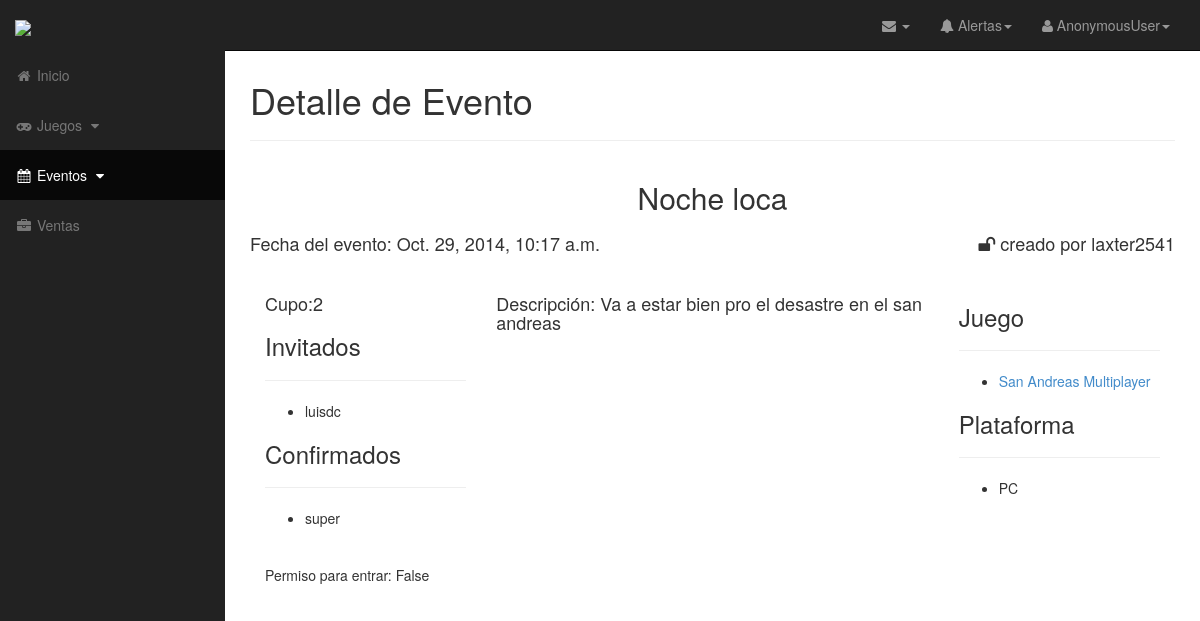
The app's page /evento/detail/1/ with its own data.
### eventosv/apps/evento/models.py (models this page shows, shortened)
class Evento(models.Model):
	titulo = models.CharField(max_length = 30)
	descripcion = models.CharField(max_length = 300)
	mensaje_secreto = models.CharField(max_length = 200, null = True)
	creador = models.ForeignKey(User,related_name="creador")
	juego = models.ForeignKey(Juego)
	plataforma = models.ForeignKey(Plataforma)
	espacios = models.IntegerField()
	privado = models.BooleanField(default = False)
	invitados = models.ManyToManyField(User,related_name="invitados", null = True, blank = True)
	fecha = models.DateTimeField()
	confirmados = models.ManyToManyField(User, related_name = 'confirmados', null = True, blank = True)
	permiso_para_entrar = models.BooleanField(default = False)

### eventosv/apps/juegoplataforma/models.py (models this page shows, shortened)
class Juego(models.Model):
	nombre = models.CharField(max_length = 40)
	descripcion = models.CharField(max_length = 1500)
	fecha_lanzamiento = models.DateField(null = True)
	url = models.URLField()
	tipos = (
		('C','Juego Completo'),
		('M','Mod'),
		)
	tipo = models.CharField(max_length=1, choices = tipos, default = 'C')
	portada = models.ImageField(upload_to = path)
	plataformas = models.ManyToManyField(Plataforma)
	def __unicode__(self):
		return self.nombre

class Plataforma(models.Model):
	nombre = models.CharField(max_length = 30)
	def __unicode__(self):
		return self.nombre

### eventosv/apps/evento/views.py (the view)
# urls.py: url(r'evento/detail/(?P<pk>[-_\w]+)/$', EventoDetailView.as_view(), name='evento_detail'),
class EventoDetailView(DetailView):
    template_name = "evento/detalle.html"
    model = Evento
    def get_context_data(self, **kwargs):
        context = super(EventoDetailView, self).get_context_data(**kwargs)
        context['la_invi'] = Invitacion.objects.filter(estado="")
        return context

### eventosv/templates/evento/detalle.html (shortened to what this page needs)
{% extends 'basei.html' %}
{%block eventosactivo%}active{%endblock%}
{% block panelheading %} Detalle de Evento{% endblock %}
{% block content %}
<h2 class="text-center col-md-offset-3 col-md-6">{{object.titulo}}</h2>
<div class="row">
	<div class="col-md-6">
		<h4 class="text-left">Fecha del evento: {{object.fecha}}</h4>
	</div>
	<div class="col-md-6">
		<h4 class="text-right">
			{% if object.privado ==  True %}
			<i class="fa fa-lock"></i>
			{%else%}
			<i class="fa fa-unlock"></i>
			{%endif%}
			creado por {{object.creador}}</h4>
		</div>
	</div>
	<br>
	<div class="col-md-3">
		<h4>Cupo:{{ object.espacios }}</h4>
		<h3>Invitados</h3><hr>
		<ul>
			{%for i in object.invitados.all%}
			<li>{{i}}</li>
			{%empty%}
			<li>No hay invitados</li>
			{%endfor%}
		</ul>
		<h3>Confirmados</h3><hr>
		<ul>
			{%for c in object.confirmados.all%}
			<li>{{c}}</li>
			{%empty%}
			<li>No hay confirmados</li>
			{%endfor%}
		</ul>
		<br>
		<h5>Permiso para entrar: {{object.permiso_para_entrar}}</h5>
	</div>
	<div class="col-md-6">
		<h4>Descripción: {{object.descripcion}}</h4>
	</div>
	<div class="col-md-3">
		<h3>Juego</h3><hr>
		<ul>
			<li><a href="/juego/detail/{{object.juego.id}}/">{{object.juego}}</a></li>
		</ul>
		<h3>Plataforma</h3><hr>
		<ul>
			<li>{{object.plataforma}}</li>
		</ul>
	</div>
	{% endblock %}

### eventosv/templates/basei.html (shortened to what this page needs)
<!DOCTYPE html>
<html>
<head>
    <link rel="stylesheet" type="text/css" href="{{STATIC_URL}}css/bootstrap.css">
    <link rel="stylesheet" type="text/css" href="{{STATIC_URL}}css/bootstrap-datetimepicker.min.css">
    <link rel="stylesheet" type="text/css" href="{{STATIC_URL}}css/font-awesome.min.css">
    <link rel="stylesheet" type="text/css" href="{{STATIC_URL}}sb-admin.css">
</head>
<body>
    <div id="wrapper">
        <nav class="navbar navbar-inverse navbar-fixed-top" role="navigation">
            <div class="navbar-header">
                <a class="navbar-brand" href="/ "> <img src="http://i58.tinypic.com/2ch01mv.png" width="180"> </a>
            </div>
            <ul class="nav navbar-right top-nav">
                <li class="dropdown">
                    <a href="#" class="dropdown-toggle" data-toggle="dropdown"><i class="fa fa-envelope"></i> <b class="caret"></b></a>
                </li>
                <li class="dropdown">
                    <a href="#" class="dropdown-toggle" data-toggle="dropdown"><i class="fa fa-bell"></i> Alertas<b class="caret"></b></a>
                </li>
                <li class="dropdown">
                    <a href="#" class="dropdown-toggle" data-toggle="dropdown"><i class="fa fa-user"></i> {{user}}<b class="caret"></b></a>
                </li>
            </ul>
            <div class="collapse navbar-collapse navbar-ex1-collapse">
                <ul class="nav navbar-nav side-nav">
                    <li class="{%block inicioactivo%}{%endblock%}">
                        <a href="/"><i class="fa fa-fw fa-home"></i> Inicio</a>
                    </li>
                    <li class="{%block juegosactivo%}{%endblock%}">
                        <a href="javascript:;" data-toggle="collapse" data-target="#demo1"><i class="fa fa-fw fa-gamepad"></i> Juegos <i class="fa fa-fw fa-caret-down"></i></a>
                    </li>
                    <li class="{%block eventosactivo%}{%endblock%}">
                        <a href="javascript:;" data-toggle="collapse" data-target="#demo2"><i class="fa fa-fw fa-calendar"></i> Eventos <i class="fa fa-fw fa-caret-down"></i></a>
                    </li>
                    <li class="{%block ventasactivo%}{%endblock%}">
                        <a href="#"><i class="fa fa-fw fa-briefcase"></i> Ventas</a>
                    </li>
                </ul>
            </div>
        </nav>
        <div id="page-wrapper">
            <div class="container-fluid contenido">
                <h1>{% block panelheading %} titulo panel{% endblock %}</h1><hr>
                {% block content %}{% endblock %}
            </div>
        </div>
    </div>
</body>
</html>

### eventosv/static/css/sb-admin.css (style rules this page uses)
body { height: 100%; margin-top: 100px; background-color: #222; }
html { height: 100%; }
@media (min-width:768px) { body { margin-top: 50px; } }
@media (min-width:768px) { html { padding-bottom: 50px; } }
#wrapper { padding-left: 0; height: 100%; }
#page-wrapper { width: 100%; height: auto; min-height: 100%; padding: 0; background-color: #fff; }
@media (min-width:768px) { #wrapper { padding-left: 225px; } }
@media (min-width:768px) { #page-wrapper { padding: 10px; } }
.top-nav { padding: 0 15px; }
.top-nav>li { display: inline-block; float: left; }
.top-nav>li>a { padding-top: 15px; padding-bottom: 15px; line-height: 20px; color: #999; }
@media (min-width:768px) { .side-nav { position: fixed; top: 50px; left: 225px; width: 225px; margin-left: -225px; border: none; border-radius: 0; overflow-y: auto; background-color: #222; } }
@media (min-width:768px) { .side-nav>li>a { width: 225px; } }

### records on screen
Evento: titulo "Noche loca", fecha "Oct. 29, 2014, 10:17 a.m.", creador "laxter2541", espacios "2", permiso_para_entrar "False", descripcion "Va a estar bien pro el desastre en el san andreas", juego "San Andreas Multiplayer", plataforma "PC"

### other values on screen
{{ user }} "AnonymousUser"
{{ i }} "luisdc"
{{ c }} "super"
